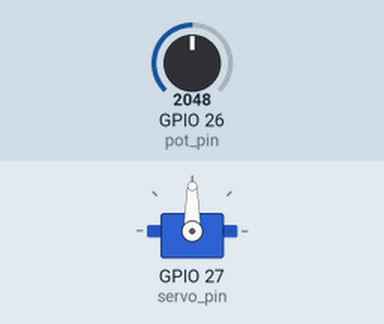
A sketch run on a simulated ESP32. Parts: servo. Inputs (shaded band) come from the test bench; at power-on: GPIO 26 (pot_pin) = 2048.

Above: at 2.2 s.
2.3 s: GPIO 26 (pot_pin) set to 2866
At 3.0 s:
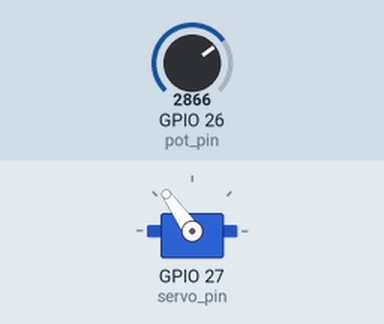
3.8 s: GPIO 26 (pot_pin) set to 3603
At 4.1 s:
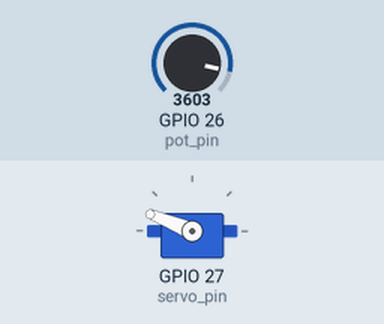
5.3 s: GPIO 26 (pot_pin) set to 4095
At 6.4 s:
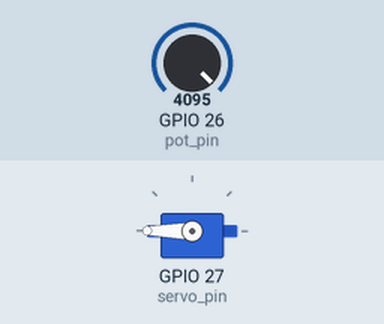
6.8 s: GPIO 26 (pot_pin) set to 1228
At 7.5 s:
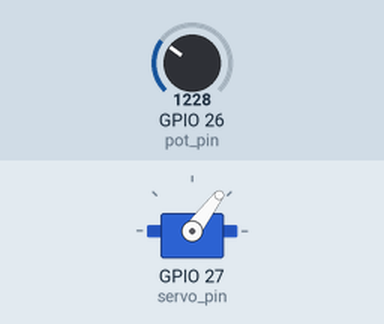
8.3 s: GPIO 26 (pot_pin) set to 491
At 8.7 s:
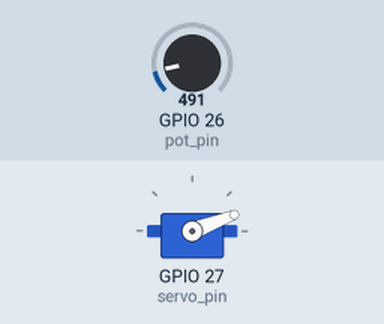
9.8 s: GPIO 26 (pot_pin) set to 0
At 11.0 s:
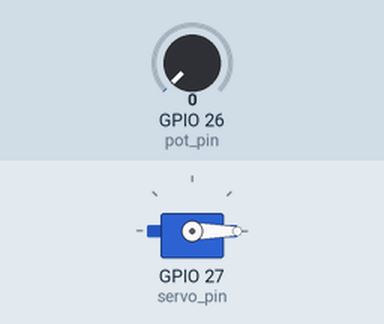
Timing chart, 0 to 12.3 s (numbered marks = the images above; inputs shaded):
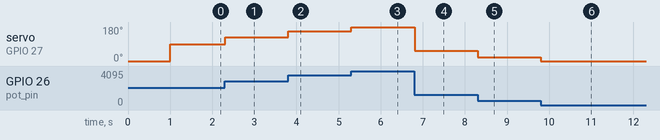

Measured:
- after the input at 2.3 s, servo on GPIO 27 (servo_pin): 90° → 125° at once
- after the input at 3.8 s, servo on GPIO 27 (servo_pin): 125° → 158° at once
- after the input at 5.3 s, servo on GPIO 27 (servo_pin): 158° → 180° at once
- after the input at 6.8 s, servo on GPIO 27 (servo_pin): 180° → 53° at once
- after the input at 8.3 s, servo on GPIO 27 (servo_pin): 53° → 21° at once
- after the input at 9.8 s, servo on GPIO 27 (servo_pin): 21° → 0° at once

The sketch:

sketch.ino
```cpp
#include <ESP32Servo.h>
const byte servo_pin = 27;
const byte pot_pin=26;
Servo myservo;

void setup() {
  // put your setup code here, to run once:
  Serial.begin(115200);
  myservo.attach(servo_pin);
  myservo.write(0);
  delay(1000);
}

void loop() {
  int pot = analogRead(pot_pin);
  int angle =map(pot,0,4095,0,180);
  myservo.write(angle);
  delay(10);

}
```
